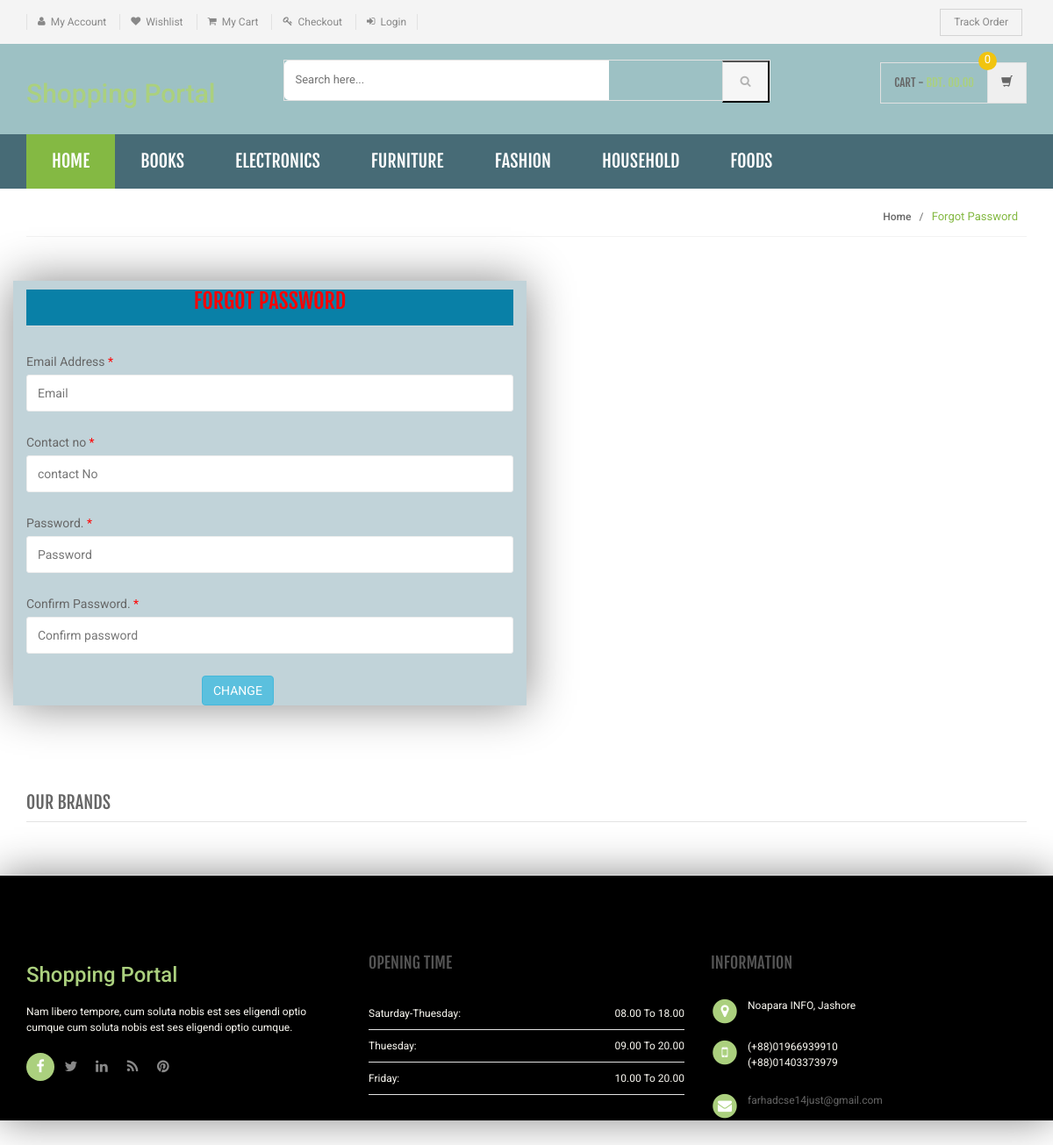
The app's page /shopping/forgot-password.php with its own data.
### tables this page shows
CREATE TABLE IF NOT EXISTS `category` (
  `id` int(11) NOT NULL AUTO_INCREMENT,
  `categoryName` varchar(255) DEFAULT NULL,
  `categoryDescription` longtext,
  `creationDate` timestamp NULL DEFAULT CURRENT_TIMESTAMP,
  `updationDate` varchar(255) DEFAULT NULL,
  PRIMARY KEY (`id`)
);

### shopping/includes/menu-bar.php (the view, shortened to what this page needs)
<div class="header-nav animate-dropdown" style="background-color: #476b76">
    <div class="container">
        <div class="yamm navbar navbar-default" role="navigation">
            <div class="nav-bg-class">
                <div class="navbar-collapse collapse" id="mc-horizontal-menu-collapse">
	<div class="nav-outer">
		<ul class="nav navbar-nav">
			<li class="active dropdown yamm-fw">
				<a href="index" data-hover="dropdown" class="dropdown-toggle">Home</a>
			</li>
              <?php $sql=mysqli_query($con,"select id,categoryName  from category limit 6");
while($row=mysqli_fetch_array($sql))
{
    ?>
			<li class="dropdown yamm">
				<a href="category?cid=<?php echo $row['id'];?>"> <?php echo $row['categoryName'];?></a>
			</li>
			<?php } ?>
		</ul>
		<div class="clearfix"></div>
	</div>
</div>
            </div>
        </div>
    </div>
</div>

### shopping/assets/css/green.css (style rules this page uses)
a { color: #abd07e; }
.cnt-home .header-style-1 .header-nav .navbar .navbar-nav > li.active { background: #84b943; }

### shopping/assets/css/lightbox.css (style rules this page uses)
body:after { content: url(../images/close.png) url(../images/loading.gif) url(../images/prev.png) url(../images/next.png); display: none; }

### shopping/assets/css/blue.css (style rules this page uses)
a { color: #3498db; }
.header-style-1 .header-nav { background: #3498db; }
.cnt-home .header-style-1 .header-nav .navbar .navbar-nav > li.active { background: #1d6ca1; }

### shopping/assets/css/red.css (style rules this page uses)
a { color: #ff6c6c; }
.header-style-1 .header-nav { background: #ff6c6c; }
.cnt-home .header-style-1 .header-nav .navbar .navbar-nav > li.active { background: #ff1a1a; }

### shopping/assets/css/orange.css (style rules this page uses)
a { color: #f39c12; }
.header-style-1 .header-nav { background: #f39c12; }
.cnt-home .header-style-1 .header-nav .navbar .navbar-nav > li.active { background: #ab6c09; }

### shopping/assets/css/dark-green.css (style rules this page uses)
a { color: #12cca7; }
.header-style-1 .header-nav { background: #12cca7; }
.cnt-home .header-style-1 .header-nav .navbar .navbar-nav > li.active { background: #0b816a; }

### records on screen
category: categoryName "BOOKS"
category: categoryName "ELECTRONICS"
category: categoryName "FURNITURE"
category: categoryName "FASHION"
category: categoryName "HOUSEHOLD"
category: categoryName "FOODS"
